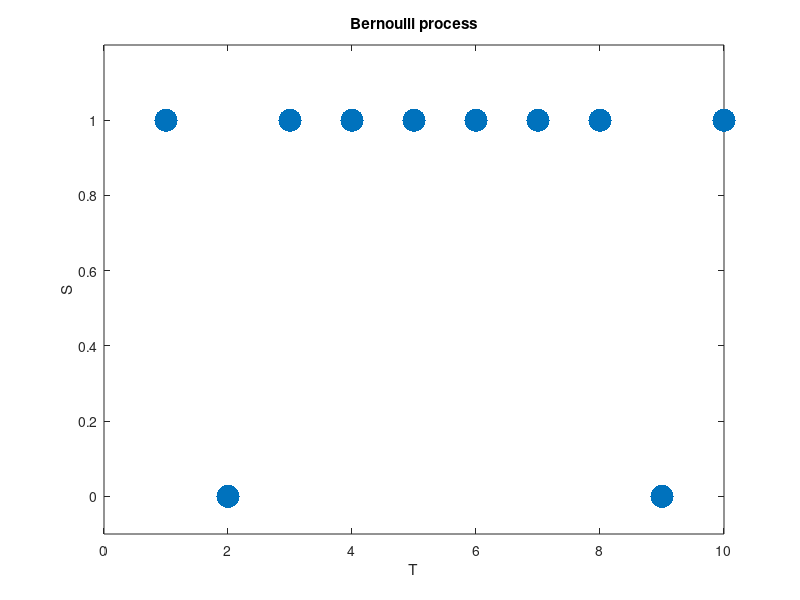

Write the MATLAB code that produced this figure.
% Simulate a Bernoulli (stochastic) process
%
% Author: H. Paul Keeler, 2021.
% Website: hpaulkeeler.com
% Repository: github.com/hpaulkeeler/posts
% For more details, see the post:
% https://hpaulkeeler.com/stochastic-processes/

%%%START Parameters START%%%
%Bernoulli process parameter
p=0.5; %probability of a 1

%discrete time parameters
tFirst=1; %first time value
tLast=10; %last time value
numb_t=tLast-tFirst+1; %number of time points
%%%END Paramters END%%%

%create time values
tValues=(tFirst:tLast)'; %time vector

%%%START Create Bernoulli processes START%%%
xBernoulli=rand(numb_t,1)<p; %Boolean trials ie flip coins
%%%END Create Bernoulli processes END%%%

%%%START Plotting START%%%
plot(tValues,xBernoulli,'.','MarkerSize',50);
xlabel('T');
ylabel('S');
title('Bernoulli process');
ylim([-.1,1.2]); %set y-axis limits
%%%END Plotting END%%%